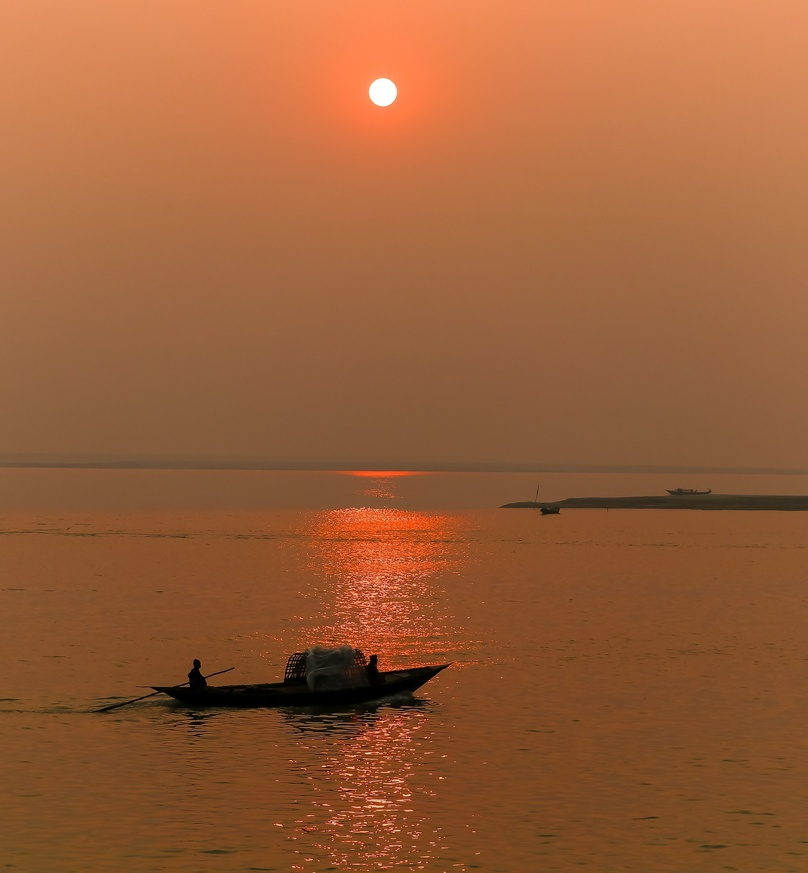
#> input picture my_photo.jpg, 808 x 873 px, shrunk from 1896 x 2048 before the run
$ jupyter execute p1.ipynb
#> lines starting #> are read from the running program, lines starting #| are printed output that depends on the picture; after the words box and inside, x2 and y2 are one past the last pixel; in counts of white or black regions, pixels touching at a corner belong together
[cell 1]
import numpy as np
import matplotlib.pyplot as plt
import cv2

[cell 2]
image = cv2.imread('my_photo.jpg')
#> image is the input picture: shape (873, 808, 3); mean B, G, R 56.4, 94.4, 153.6
image

[cell 3]
image = cv2.cvtColor(image, cv2.COLOR_BGR2RGB)

[cell 4]
height, weight = image.shape[:2]
#> height = 873; weight = 808

[cell 5]
weight
#> Out = 808

[cell 6]
height
#> Out = 873

[cell 7]
#Convert into gray scale image
gray_image = np.zeros((height, weight), dtype= np.uint8)

for x in range(height):
    for y in range(weight):
        r,g,b = image[x,y]
        gray = int(0.299 * r + 0.587 * g + 0.114 * b)
        gray_image[x,y] = gray
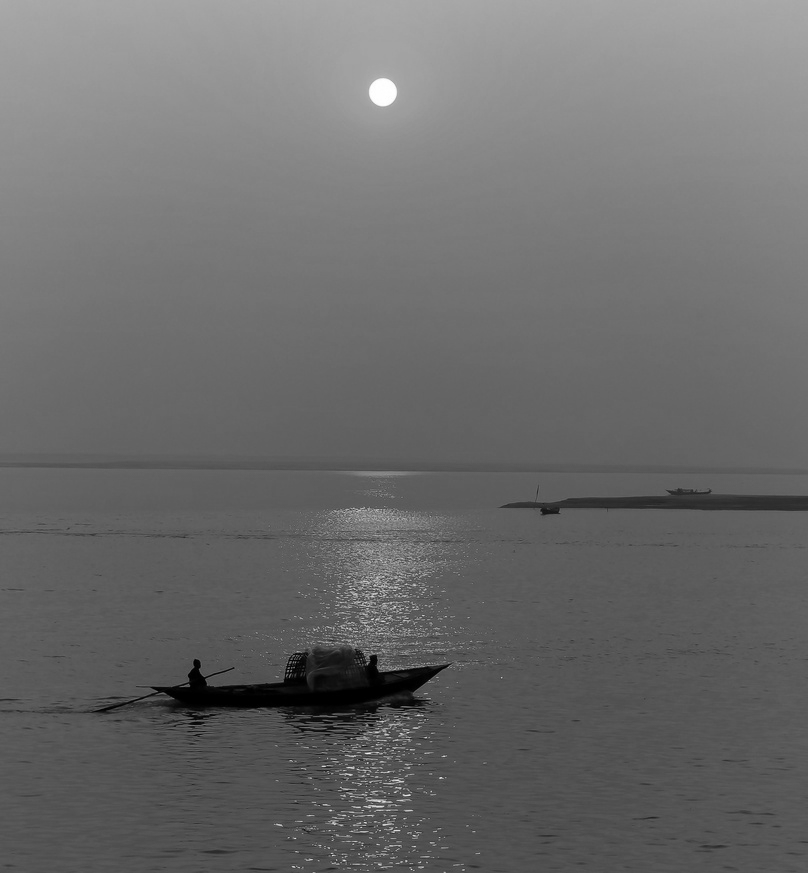
#> gray_image: shape (873, 808); min 0, max 255, mean 107.3

[cell 8]
plt.imshow(gray_image, cmap='gray')

[cell 9]
#Convert image into binary image
threshold = 128
binary_image = np.zeros((height, weight), dtype= np.uint8)

for x in range(height):
    for y in range(weight):
        gray = gray_image[x,y]
        if gray<threshold:
            binary_image[x,y] = 0 #black
        else:
            binary_image[x,y] = 255 #white
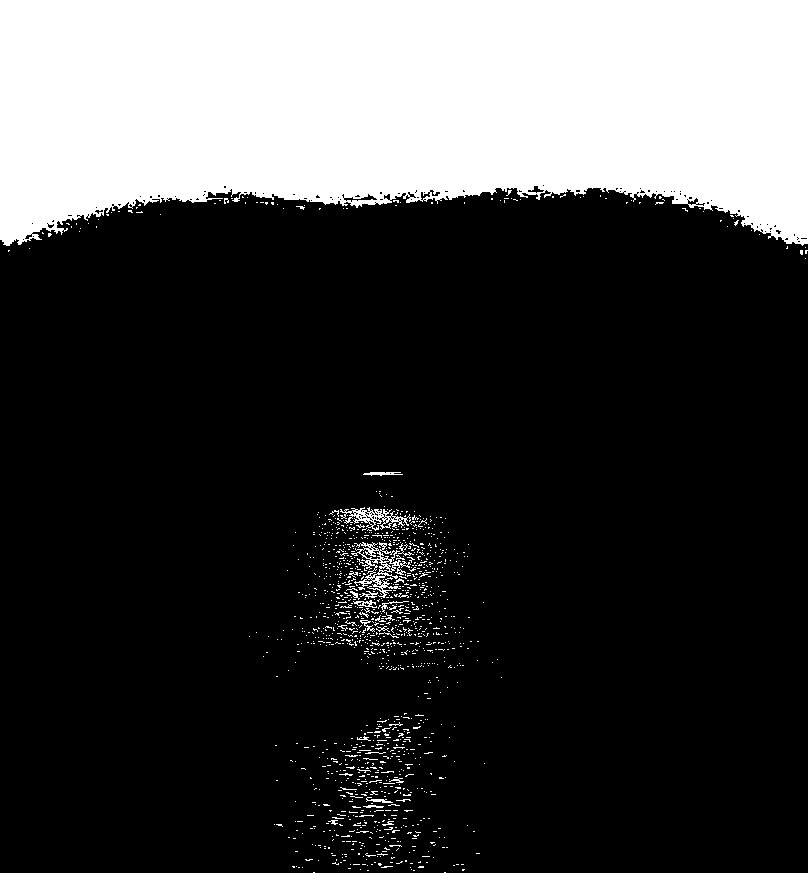
#> binary_image: shape (873, 808); 24.5% white; 1293 white regions (1260 under 20 px), largest, box (x1, y1, x2, y2) and area: (0, 0, 808, 246) 165903, (351, 542, 411, 598) 937, (340, 507, 411, 531) 589

#display binary image
plt.imshow(binary_image, cmap='gray')
plt.axis('off')
plt.show()

[cell 10]
#Display image
plt.figure(figsize=(12,4))

plt.subplot(1,3,1)
plt.imshow(image)
plt.title("RGB Image")
plt.axis('off')

plt.subplot(1,3,2)
plt.imshow(gray_image, cmap='gray')
plt.title("Gray scale Image")
plt.axis('off')

plt.subplot(1,3,3)
plt.imshow(binary_image, cmap='gray')
plt.title("Binary scale Image")
plt.axis('off')
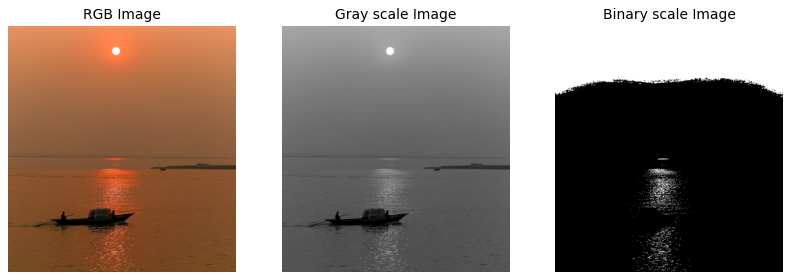
#> figure drawn by matplotlib, 3 panels
